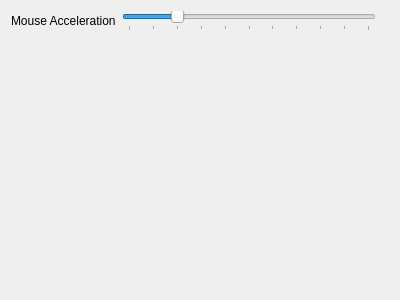
<?xml version="1.0" encoding="UTF-8"?>
<ui version="4.0">
 <class>page_mouse</class>
 <widget class="QWidget" name="page_mouse">
  <property name="geometry">
   <rect>
    <x>0</x>
    <y>0</y>
    <width>400</width>
    <height>300</height>
   </rect>
  </property>
  <property name="windowTitle">
   <string>Form</string>
  </property>
  <layout class="QFormLayout" name="formLayout">
   <item row="0" column="0">
    <widget class="QLabel" name="label">
     <property name="text">
      <string>Mouse Acceleration</string>
     </property>
    </widget>
   </item>
   <item row="0" column="1">
    <layout class="QHBoxLayout" name="horizontalLayout">
     <item>
      <widget class="QSlider" name="slider_accel">
       <property name="maximum">
        <number>20</number>
       </property>
       <property name="value">
        <number>4</number>
       </property>
       <property name="orientation">
        <enum>Qt::Horizontal</enum>
       </property>
       <property name="tickPosition">
        <enum>QSlider::TicksBelow</enum>
       </property>
       <property name="tickInterval">
        <number>2</number>
       </property>
      </widget>
     </item>
     <item>
      <widget class="QLabel" name="label_accel">
       <property name="text">
        <string notr="true"/>
       </property>
      </widget>
     </item>
    </layout>
   </item>
  </layout>
 </widget>
 <resources/>
 <connections/>
</ui>
